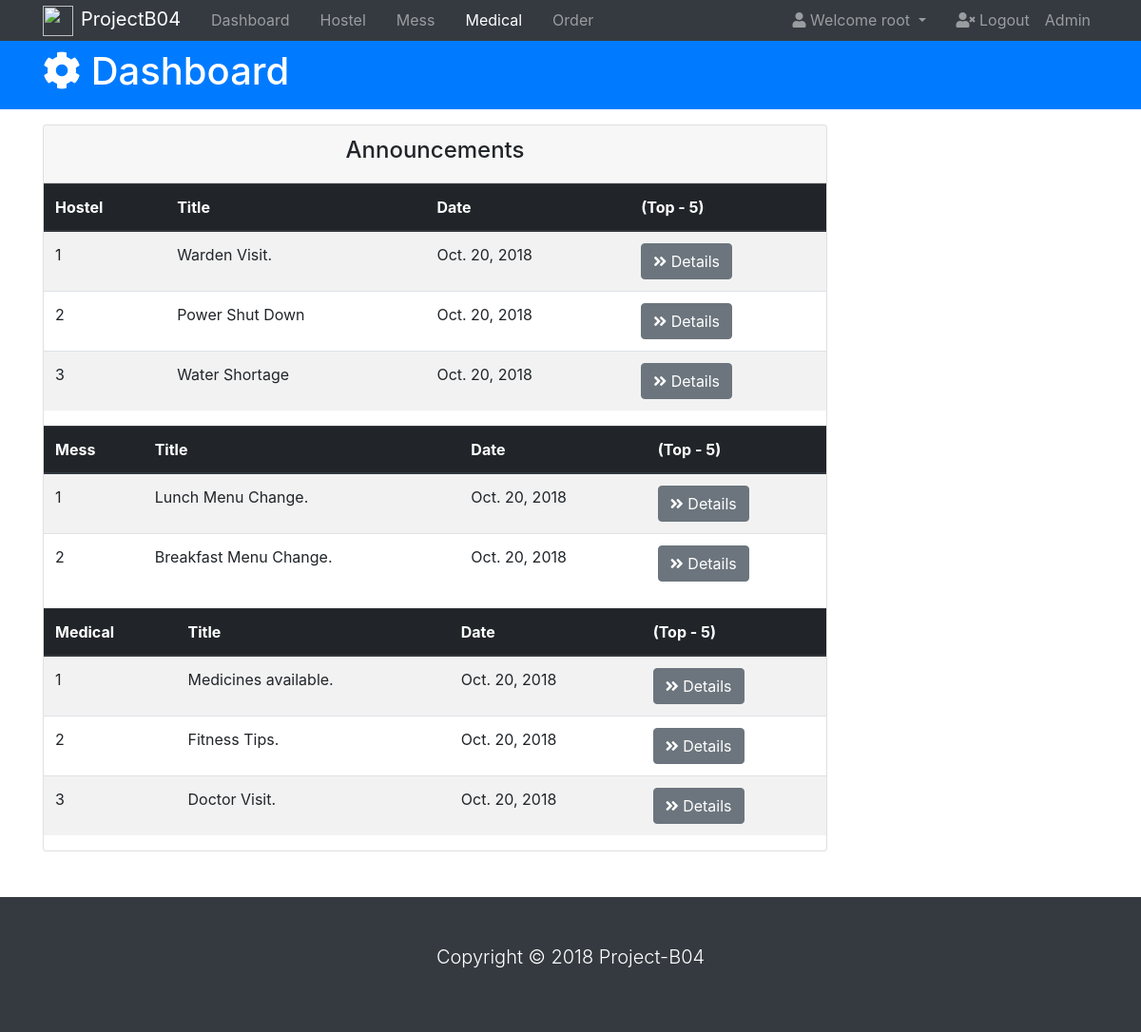
The page /dashboard/ (signed in) on the database its author committed.
### dashboard/models.py (models this page shows, shortened)
class HostelAnnouncements(models.Model):
    announcement_title = models.CharField(max_length=30, blank=True, null=True)
    announcement = models.CharField(max_length=100, blank=True, null=True)
    timestamp = models.DateTimeField(blank=True, null=True)
    created_at = models.DateField(blank=True, null=True)
    created_by = models.CharField(max_length=45, blank=True, null=True)
    modified_at = models.DateField(blank=True, null=True)
    modified_by = models.CharField(max_length=45, blank=True, null=True)

class MessAnnouncements(models.Model):
    announcement_title = models.CharField(max_length=30, blank=True, null=True)
    announcement = models.CharField(max_length=100, blank=True, null=True)
    timestamp = models.DateTimeField(blank=True, null=True)
    created_at = models.DateField(blank=True, null=True)
    created_by = models.CharField(max_length=45, blank=True, null=True)
    modified_at = models.DateField(blank=True, null=True)
    modified_by = models.CharField(max_length=45, blank=True, null=True)

class MedicalAnnouncements(models.Model):
    announcement_title = models.CharField(max_length=30, blank=True, null=True)
    announcement = models.CharField(max_length=100, blank=True, null=True)
    timestamp = models.DateTimeField(blank=True, null=True)
    created_at = models.DateField(blank=True, null=True)
    created_by = models.CharField(max_length=45, blank=True, null=True)
    modified_at = models.DateField(blank=True, null=True)
    modified_by = models.CharField(max_length=45, blank=True, null=True)

### dashboard/views.py (the view)
@login_required
def dashboard_index(request):
    hostel_announcements = get_list_or_404(HostelAnnouncements, )
    hostel_announcements.sort(key = lambda a: a.timestamp, reverse = True)
    mess_announcements = get_list_or_404(MessAnnouncements, )
    mess_announcements.sort(key = lambda a: a.timestamp, reverse = True)
    medical_announcements = get_list_or_404(MedicalAnnouncements, )
    medical_announcements.sort(key = lambda a: a.timestamp, reverse = True)
    return render(request, 'dashboard/index.html', {
    'hostel_announcements': hostel_announcements,
    'mess_announcements': mess_announcements,
    'medical_announcements': medical_announcements
    })

### dashboard/templates/dashboard/index.html (shortened to what this page needs)
<!DOCTYPE html>
<html lang="en">
<head>
  <link rel="stylesheet" href="https://use.fontawesome.com/releases/v5.0.13/css/all.css"
>
  <link rel="stylesheet" href="https://stackpath.bootstrapcdn.com/bootstrap/4.1.1/css/bootstrap.min.css"
>
</head>
<body>
  <nav class="navbar navbar-expand-sm navbar-dark bg-dark p-0">
    <div class="container">
      <a href="index.html" class="navbar-brand"> <img src="https://upload.wikimedia.org/wikipedia/en/thumb/4/49/IIIT_Sri_City_Logo.png/220px-IIIT_Sri_City_Logo.png" style="width: 32px; height: 32px; margin-right: 8px;">ProjectB04</a>
      <div class="collapse navbar-collapse" id="navbarCollapse">
        <ul class="navbar-nav">
          <li class="nav-item px-2">
            <a href="{% url 'dashboard:dashboard_index' %}" class="nav-link">Dashboard</a>
          </li>
          <li class="nav-item px-2">
            <a href="hostel.html" class="nav-link">Hostel</a>
          </li>
          <li class="nav-item px-2">
            <a href="mess.html" class="nav-link">Mess</a>
          </li>
          <li class="nav-item px-2">
            <a href="medical.html" class="nav-link active">Medical</a>
          </li>
          <li class="nav-item px-2">
            <a href="{% url 'orders:orders_index' %}" class="nav-link">Order</a>
          </li>
        </ul>
        <ul class="navbar-nav ml-auto">
          <li class="nav-item dropdown mr-3">
            <a href="#" class="nav-link dropdown-toggle" data-toggle="dropdown">
              <i class="fas fa-user"></i> Welcome {{request.user}}
            </a>
          </li>
          <li class="nav-item">
            <a href="{% url 'accounts:student_logout' %}" class="nav-link">
              <i class="fas fa-user-times"></i> Logout
            </a>
          </li>
          <li class="nav-item">
            <a href="{% url 'admin:index' %}" class="nav-link">
               Admin
            </a>
          </li>
        </ul>
      </div>
    </div>
  </nav>
  <header id="main-header" class="py-2 bg-primary text-white">
    <div class="container">
      <div class="row">
        <div class="col-md-6">
          <h1>
            <i class="fas fa-cog"></i> Dashboard</h1>
        </div>
      </div>
    </div>
  </header>
  <section id="posts">
    <center><div class="container">
      <div class="row">
        <div class="col-md-9">
          <div class="card">
            <div class="card-header">
              <h4>Announcements</h4>
            </div>
            <table class="table table-striped">
              <thead class="thead-dark">
                <tr>
                  <th>Hostel</th>
                  <th>Title</th>
                  <th>Date</th>
                  <th>(Top - 5)</th>
                </tr>
              </thead>
              <tbody>
                {% for data in hostel_announcements %}
                <tr>
                  <td>{{ forloop.counter }}</td>
                  <td>{{data.announcement_title}}</td>
                  <td>{{data.created_at}}</td>
                  <td><a href="{% url 'dashboard:announcement_detail' 1 data.pk %}" class="btn btn-secondary" target="{{ forloop.counter }}">
                    <i class="fas fa-angle-double-right"></i> Details
                  </a></td>
                </tr>
                {% endfor %}
              </tbody>
            </table>
            <table class="table table-striped">
              <thead class="thead-dark">
                <tr>
                  <th>Mess</th>
                  <th>Title</th>
                  <th>Date</th>
                  <th>(Top - 5)</th>
                </tr>
              </thead>
              <tbody>
                {% for data in mess_announcements %}
                <tr>
                  <td>{{ forloop.counter }}</td>
                  <td>{{data.announcement_title}}</td>
                  <td>{{data.created_at}}</td>
                  <td><a href="{% url 'dashboard:announcement_detail' 2 data.pk %}" class="btn btn-secondary" target="{{ forloop.counter }}">
                    <i class="fas fa-angle-double-right"></i> Details
                  </a></td>
                </tr>
                {% endfor %}
              </tbody>
            </table>
            <table class="table table-striped">
              <thead class="thead-dark">
                <tr>
                  <th>Medical</th>
                  <th>Title</th>
                  <th>Date</th>
                  <th>(Top - 5)</th>
                </tr>
              </thead>
              <tbody>
                {% for data in medical_announcements %}
                <tr>
                  <td>{{ forloop.counter }}</td>
                  <td>{{data.announcement_title}}</td>
                  <td>{{data.created_at}}</td>
                  <td><a href="{% url 'dashboard:announcement_detail' 3 data.pk %}" class="btn btn-secondary" target="{{ forloop.counter }}">
                    <i class="fas fa-angle-double-right"></i> Details
                  </a></td>
                </tr>
                {% endfor %}
              </tbody>
            </table>
          </div>
        </div>
      </div>
    </div>
  </center>
  </section>
  <footer id="main-footer" class="bg-dark text-white mt-5 p-5">
    <div class="container">
      <div class="row">
        <div class="col">
          <p class="lead text-center">
            Copyright &copy;
            <span id="year"></span>
            Project-B04
          </p>
        </div>
      </div>
    </div>
  </footer>
</body>
</html>

### rows shown on the page
HostelAnnouncements: announcement_title "Warden Visit.", created_at "Oct. 20, 2018"
HostelAnnouncements: announcement_title "Power Shut Down", created_at "Oct. 20, 2018"
HostelAnnouncements: announcement_title "Water Shortage", created_at "Oct. 20, 2018"
MessAnnouncements: announcement_title "Lunch Menu Change.", created_at "Oct. 20, 2018"
MessAnnouncements: announcement_title "Breakfast Menu Change.", created_at "Oct. 20, 2018"
MedicalAnnouncements: announcement_title "Medicines available.", created_at "Oct. 20, 2018"
MedicalAnnouncements: announcement_title "Fitness Tips.", created_at "Oct. 20, 2018"
MedicalAnnouncements: announcement_title "Doctor Visit.", created_at "Oct. 20, 2018"

### other values the page prints
{{ request.user }} "root"
